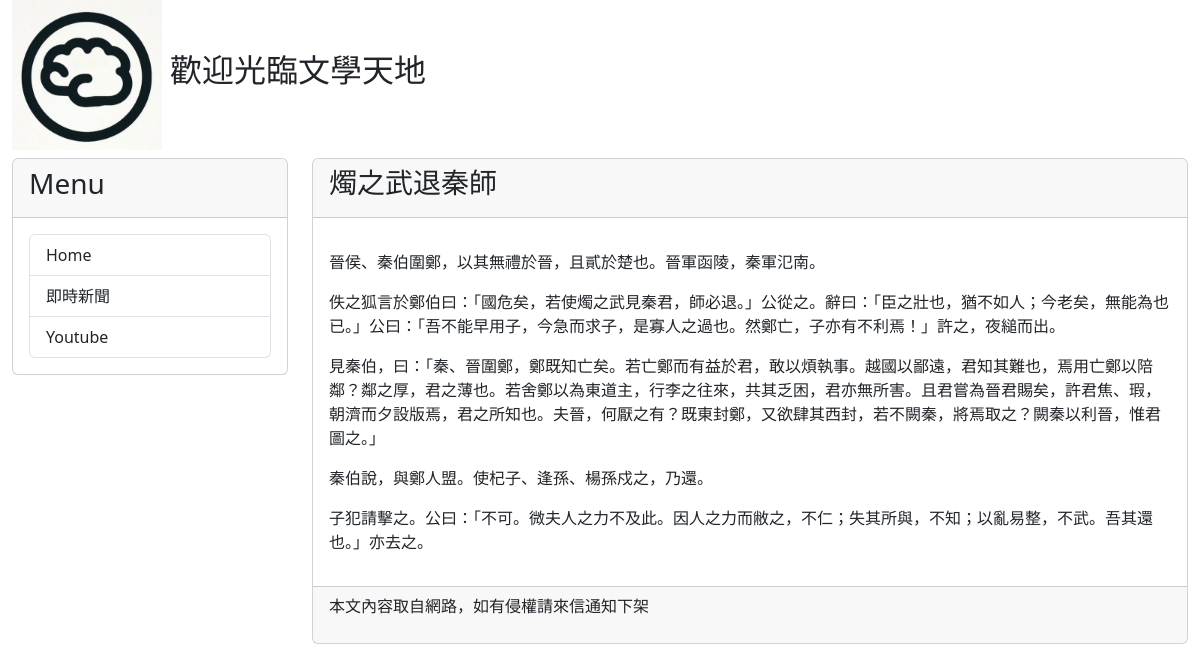
The page /post/zhu/ on the database its author committed.
### mysite/models.py (models this page shows, shortened)
class Post(models.Model):
    title = models.CharField(max_length=200)
    slug = models.CharField(max_length=200)
    body = models.TextField()
    author = models.CharField(max_length=10)
    pub_date = models.DateTimeField(auto_now_add=True)
    class Meta:
        ordering = ('-pub_date',)

### mysite/views.py (the view)
# urls.py: path('post/<slug:slug>/', showpost),
def showpost(request, slug):
    try:
        post = Post.objects.get(slug = slug)
        if post != None:
            return render(request, 'post.html', locals())
    except:
        return redirect('/')

### mysite/templatetags/markdown_extras.py (called while the page is built)
@register.filter
def convert_markdown(text):
    return markdown.markdown(text)

### templates/post.html (shortened to what this page needs)
{% extends "base.html" %}
{% load markdown_extras %}
{% block headmessage %}
    <h3 style='font-family:微軟正黑體'>{{ post.title }}</h3>
{% endblock %}
{% block content %}
    <p style='font-family:微軟正黑體;font-size:12pt;letter-spacing:2pt;'>
        {{ post.body | convert_markdown | safe }}
    </p>
{% endblock %}

### rows shown on the page
Post: title "燭之武退秦師", body|convert_markdown "晉侯、秦伯圍鄭，以其無禮於晉，且貳於楚也。晉軍函陵，秦軍氾南。 佚之狐言於鄭伯曰：「國危矣，若使燭之武見秦君，師必退。」公從之。辭曰：「臣之壯也，猶不如人；今老矣，無能為也已。」公曰：「吾不能早用子，今急而求子，是寡人之過也。然鄭亡，子亦有不利焉！」許之，夜縋而出。 見秦伯，曰：「秦、晉圍鄭，鄭既知亡矣。若亡鄭而有益於君，敢以煩執事。越國以鄙遠，君知其難也，焉用亡鄭以陪鄰？鄰之厚，君之薄也。若舍鄭以為東道主，行李之往來，共其乏困，君亦無所害。且君嘗為晉君賜矣，許君焦、瑕，朝濟而夕設版焉，君之所知也。夫晉，何厭之有？既東封鄭，又欲肆其西封，若不闕秦，將焉取之？闕秦以利晉，惟君圖之。」 秦伯說，與鄭人盟。使杞子、逢孫、楊孫戍之，乃還。 子犯請擊之。公曰：「不可。微夫人之力不及此。因人之力而敝之，不仁；失其所與，不知；以亂易整，不武。吾其還也。」亦去之。"
